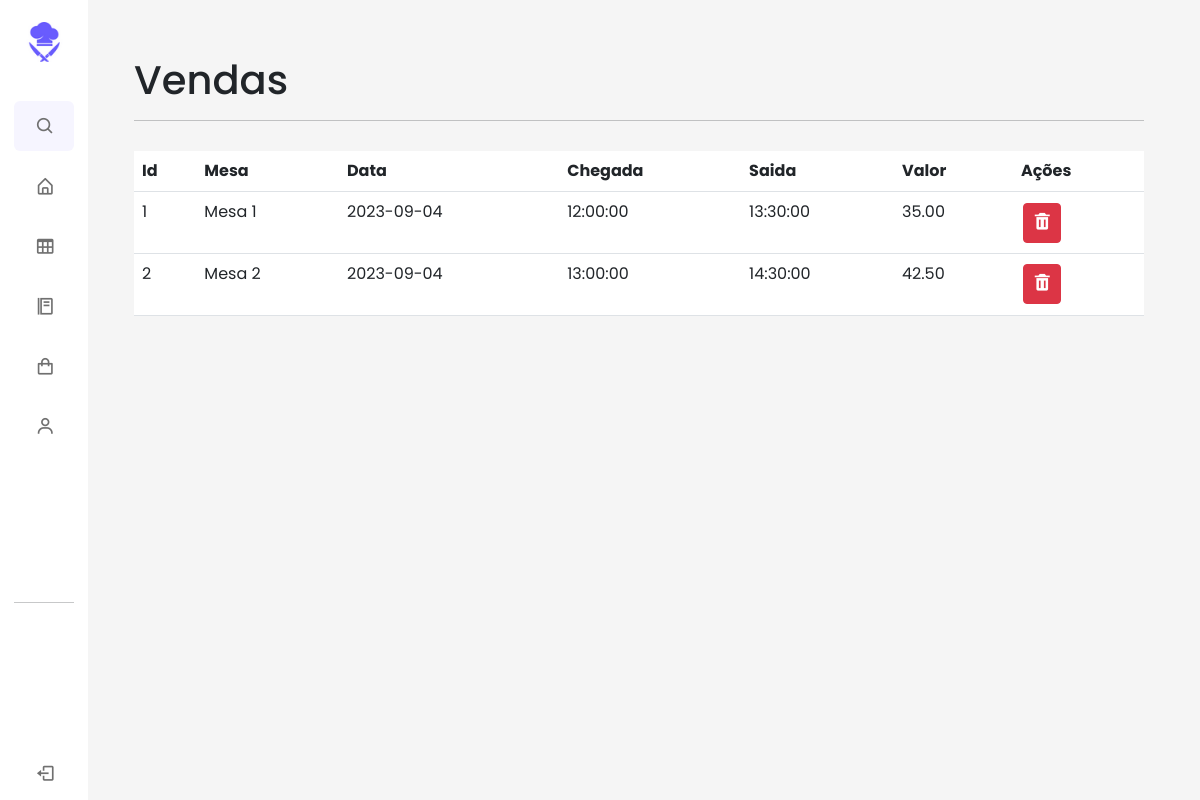
/View/Venda/vendas.php, run on the app's committed database.
### tables this page shows
create table Venda(
 id integer primary key auto_increment,
 data date,
 horaChegada time,
 horaSaida time,
 aberta boolean,
 valorTotal decimal(10,2),
 id_mesa integer,
 id_funcionario integer,
 FOREIGN KEY (id_mesa) REFERENCES Mesa(id) on delete cascade,
 FOREIGN KEY (id_funcionario) REFERENCES Funcionario(id) on delete cascade
 );

### Connection/Connection.php (called while the page is built)
<?php
class Connection
{
    private static $dsn = 'mysql:host=localhost;dbname=rocketfood;port=3306';
    private static $connection = null;
    private static $username = 'root';
    private static $password = '12345';
    public static function getConnection() : PDO
    {
        if(Connection::$connection == null){
            try {
                Connection::$connection = new PDO(Connection::$dsn, Connection::$username, Connection::$password);
            } catch (PDOException $e) {
                echo $e->getMessage();
            }
        }
        return Connection::$connection;
    }
    public static function getPreparedStatement($sql) : PDOStatement
    {
        $pst = null;
        if(Connection::getConnection() != null){
            try {
                $pst = Connection::$connection->prepare($sql);
            } catch (PDOException $e) {
                echo $e->getMessage();
            }
        }
        return $pst;
    }
}
?>

### models/DAO/DAOVenda.php (called while the page is built, shortened)
<?php
class DaoVenda
{
    public function listAll()
    {
        $pst = Connection::getPreparedStatement('select * from venda;');
        $pst->execute();
        $lista = $pst->fetchAll(PDO::FETCH_ASSOC);
        return $lista;
    }
    public function getMesa($id)
    {
        $pst = Connection::getPreparedStatement('select numero from mesa where id = ?;');
        $pst->bindValue(1, $id);
        $pst->execute();
        $list = $pst->fetch(PDO::FETCH_ASSOC);
        return $list;
    }
}
?>

### View/Venda/vendas.php (the view, shortened to what this page needs)
<?php require_once "..\sidebar.php"; ?>
<link rel="stylesheet" href="..\..\styles\venda.css">
<div class="home">
    <div class="principal">
        <div class="Add-Table">
            <h1>Vendas</h1>
        </div>
        <hr>
        <ul class="list-table">
            <?php
            require_once BASE . '/models/DTO/venda.php';
            require_once BASE . '/Connection/Connection.php';
            require_once BASE . '/models/DAO/Daovenda.php';
            $daovenda = new Daovenda();
            $lista = $daovenda->listAll();
            ?>
            <table class="table">
                <tr>
                    <th>
                        Id
                    </th>
                    <th>
                        Mesa
                    </th>
                    <th>
                        Data
                    </th>
                    <th>
                        Chegada
                    </th>
                    <th>
                        Saida
                    </th>
                    <th>
                        Valor
                    </th>
                    <th>
                        Ações
                    </th>
                </tr>
                <?php
                foreach ($lista as $registro) {
                    $arraymesa = $daovenda->getMesa($registro['id_mesa']);
                    ?>
                    <tr>
                        <td>
                            <?= $registro['id'] ?>
                        </td>
                        <td>
                            Mesa
                            <?= implode($arraymesa) ?>
                        </td>
                        <td>
                            <?= $registro['data'] ?>
                        </td>
                        <td>
                            <?= $registro['horaChegada'] ?>
                        </td>
                        <td>
                            <?php
                            if ($registro['horaSaida'] != null) {
                                echo $registro['horaSaida'];
                            }
                            ?>
                        </td>
                        <td>
                            <?php
                            if ($registro['valorTotal'] != null) {
                                echo $registro['valorTotal'];
                            }
                            ?>
                        </td>
                        <td>
                            <button class="btn btn-danger icon btn-sm" data-bs-toggle="modal"
                                data-bs-target="#delete-venda<?= $registro['id'] ?>"><i
                                    class='bx bxs-trash'></i></i></button>
                        </td>
                    </tr>
                    <?php
                }
                ?>
            </table>
        </ul>
    </div>
</div>

### styles/sidebar.css (style rules this page uses)
* { margin: 0; padding: 0; box-sizing: border-box; font-family: 'Poppins', sans-serif; }
:root { --body-color: whitesmoke; --sidebar-color: #FFF; --primary-color: #695CFE; --primary-color-light: #F6F5FF; --toggle-color: #DDD; --text-color: #707070; --tran-03: all 0.2s ease; --tran-03: all 0.3s ease; --tran-04: all 0.3s ease; --tran-05: all 0.3s ease; }
body { min-height: 100vh; background-color: var(--body-color); transition: var(--tran-05); }
.home { position: absolute; top: 0; top: 0; left: 250px; height: 100vh; width: calc(100% - 250px); background-color: var(--body-color); transition: var(--tran-05); }
.sidebar.close ~ .home { left: 78px; height: 100vh; width: calc(100% - 78px); }
.principal { margin-left: 5%; margin-top: 5%; margin-right: 5%; }

### styles/venda.css (style rules this page uses)
body { background-color: whitesmoke; height: 100%; }
ul { padding-left: 0; }
.table { margin-top: 3%; width: 100%; }
.icon { font-size: 20px; margin: 2%; }

### data on the page
venda: id "1", arraymesa "1", data "2023-09-04", horaChegada "12:00:00", horaSaida "13:30:00", valorTotal "35.00"
venda: id "2", arraymesa "2", data "2023-09-04", horaChegada "13:00:00", horaSaida "14:30:00", valorTotal "42.50"
